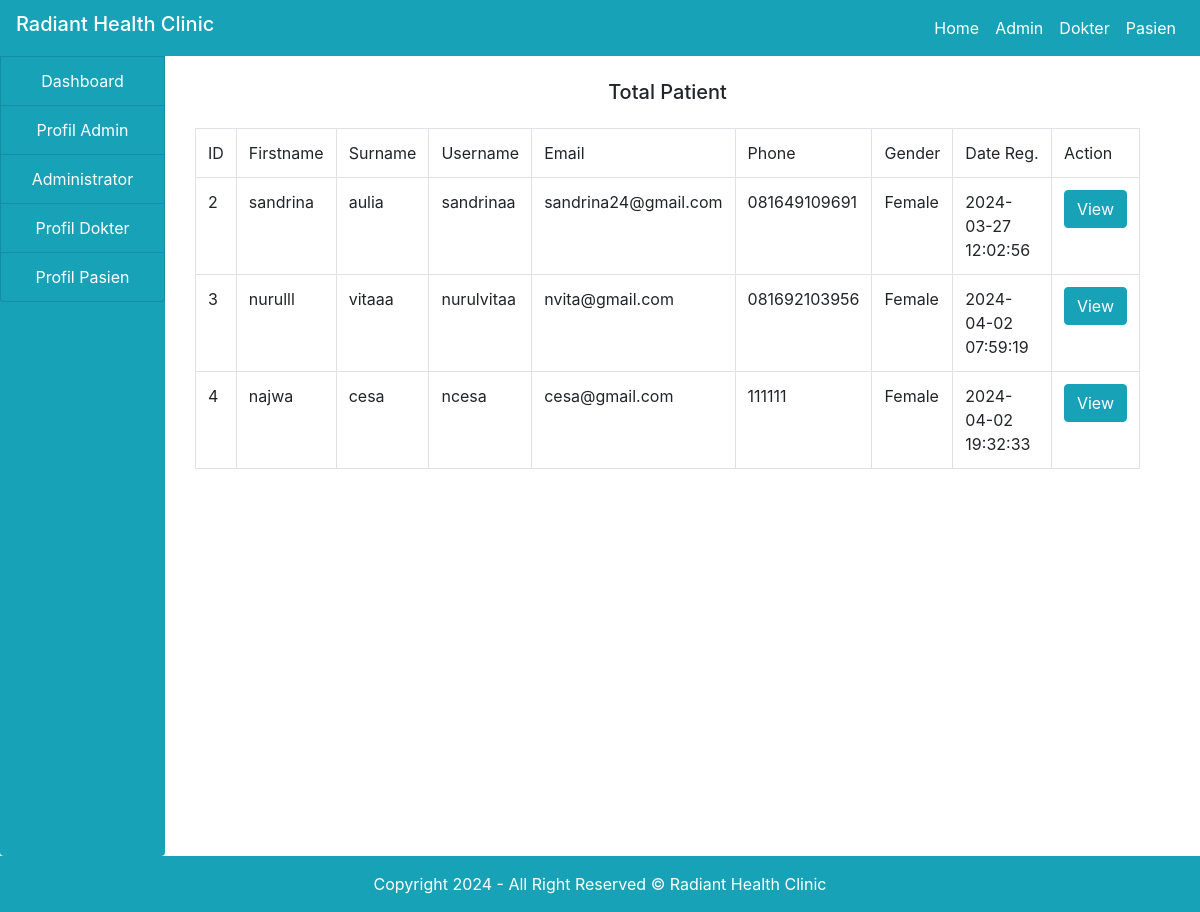
The page /admin/patient.php on the database its author committed.
### tables this page shows
CREATE TABLE `patient` (
  `id` int(100) NOT NULL,
  `firstname` varchar(100) NOT NULL,
  `surname` varchar(100) NOT NULL,
  `username` varchar(100) NOT NULL,
  `email` varchar(100) NOT NULL,
  `phone` varchar(100) NOT NULL,
  `gender` varchar(100) NOT NULL,
  `country` varchar(100) NOT NULL,
  `password` varchar(100) NOT NULL,
  `date_reg` varchar(100) NOT NULL,
  `profile` varchar(100) NOT NULL
);

### admin/patient.php (the view, shortened to what this page needs)
<!DOCTYPE html>
<html>
<head>
</head>
<body>
	<?php
	include("../include/header.php");
	include("../include/connection.php");
	 ?>
	 <div class="container-fluid">
	 	<div class="col-md-12">
	 		<div class="row">
	 			<div class="col-md-2" style="margin-left: -30px;">
	 				<?php
	 				include("sidenav.php");
	 				 ?>
	 			</div>
	 			<div class="col-md-10">
	 				<h5 class="text-center my-4 mt-4 ">Total Patient</h5>
	 				<?php
	 				$query = "SELECT * FROM patient";
	 				$res = mysqli_query($connect,$query);
	 				$output = "";
	 				$output .="
	 					<table class='table table-bordered'>
	 						<tr>
	 							<td>ID</td>
	 							<td>Firstname</td>
	 							<td>Surname</td>
	 							<td>Username</td>
	 							<td>Email</td>
	 							<td>Phone</td>
	 							<td>Gender</td>
	 							<td>Date Reg.</td>
	 							<td>Action</td>
	 						</tr>
	 				";
	 				while($row = mysqli_fetch_array($res)){
	 					$output .="
	 					<tr>
	 						<td>".$row['id']."</td>
	 						<td>".$row['firstname']."</td>
	 						<td>".$row['surname']."</td>
	 						<td>".$row['username']."</td>
	 						<td>".$row['email']."</td>
	 						<td>".$row['phone']."</td>
	 						<td>".$row['gender']."</td>
	 						<td>".$row['date_reg']."</td>
	 						<td>
	 							<a href='view.php?id=".$row['id']."'>
	 								<button class='btn btn-info'>View</button>
	 							</a>
	 						</td>
	 					";
	 				}
	 				$output .="
	 					</tr>
	 					</table>
	 				";
	 				echo $output;
	 				 ?>
	 			</div>
	 		</div>
	 	</div>
	 </div>
	 <footer class="bg-blue text-center">
  	<div class="text-center p-3 bg-info">
  	  <a class="text-white" href="index.php">  Copyright 2024 - All Right Reserved © Radiant Health Clinic </a>
 	 </div>
	</footer>
</body>
</html>

### rows shown on the page
patient: id "2", firstname "sandrina", surname "aulia", username "sandrinaa", email "sandrina24@gmail.com", phone "081649109691", gender "Female", date_reg "2024-03-27 12:02:56"
patient: id "3", firstname "nurulll", surname "vitaaa", username "nurulvitaa", email "nvita@gmail.com", phone "081692103956", gender "Female", date_reg "2024-04-02 07:59:19"
patient: id "4", firstname "najwa", surname "cesa", username "ncesa", email "cesa@gmail.com", phone "111111", gender "Female", date_reg "2024-04-02 19:32:33"
